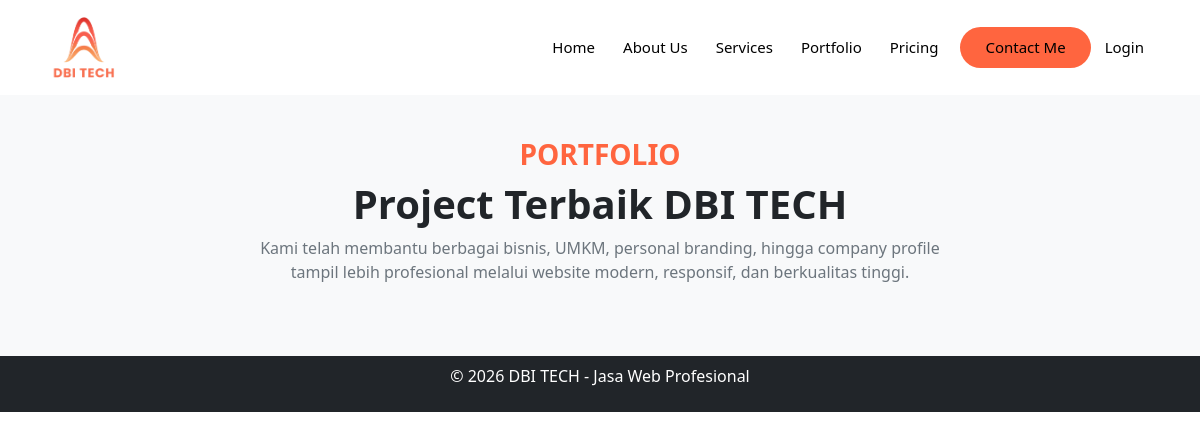
Before: /index.php?page=portfolio with the older database file.
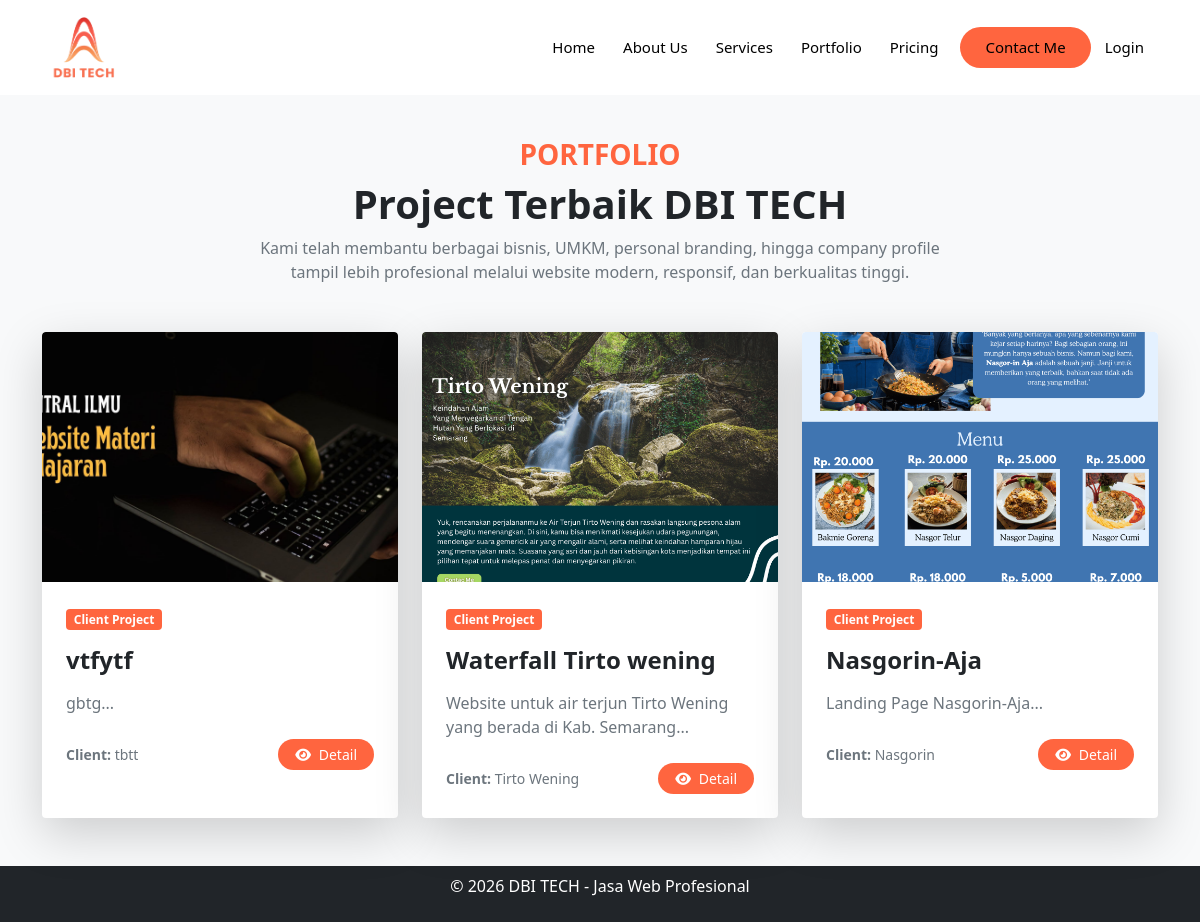
After: the same page with the newer database file.
### tables this page shows
CREATE TABLE `portfolio` (
  `id` int NOT NULL,
  `title` varchar(100) NOT NULL,
  `description` text,
  `image_url` varchar(255) DEFAULT NULL,
  `client_name` varchar(100) DEFAULT NULL,
  `created_at` timestamp NULL DEFAULT CURRENT_TIMESTAMP
);

### pages/portfolio.php (the view, shortened to what this page needs)
<?php
require_once 'config/database.php';
$stmt = $pdo->query("SELECT * FROM portfolio ORDER BY created_at DESC");
$portfolios = $stmt->fetchAll();
?>
<section class="portfolio-section py-5" style="background: #f8f9fa;">
    <div class="container">
        <div class="text-center mb-5">
            <h3 class="fw-bold text-uppercase" style="color: #FF653F;">Portfolio</h3>
            <h1 class="fw-bold mt-2">Project Terbaik DBI TECH</h1>
            <p class="text-muted mx-auto" style="max-width: 700px;">
                Kami telah membantu berbagai bisnis, UMKM, personal branding,
                hingga company profile tampil lebih profesional melalui website
                modern, responsif, dan berkualitas tinggi.
            </p>
        </div>
        <div class="row g-4">
            <?php foreach($portfolios as $portfolio): ?>
            <div class="col-md-6 col-lg-4">
                <div class="card border-0 shadow-lg rounded-4 overflow-hidden portfolio-card h-100">
                    <div class="portfolio-img">
                        <img
                            src="assets/images/<?php echo $portfolio['image_url']; ?>"
                            class="card-img-top"
                            alt="<?php echo htmlspecialchars($portfolio['title']); ?>"
                        >
                    </div>
                    <div class="card-body p-4">
                        <span class="badge mb-3" style="background-color: #FF653F;">
                            Client Project
                        </span>
                        <h4 class="fw-bold mb-3">
                            <?php echo htmlspecialchars($portfolio['title']); ?>
                        </h4>
                        <p class="text-muted">
                            <?php echo htmlspecialchars(substr($portfolio['description'], 0, 100)); ?>...
                        </p>
                        <div class="d-flex justify-content-between align-items-center mt-4">
                            <small class="text-muted">
                                <strong>Client:</strong>
                                <?php echo htmlspecialchars($portfolio['client_name']); ?>
                            </small>
                            <button type="button"
                                    class="btn btn-sm rounded-pill px-3 text-white" style="background-color: #FF653F;"
                                    data-bs-toggle="modal"
                                    data-bs-target="#portfolioModal<?php echo $portfolio['id']; ?>">
                                <i class="fas fa-eye me-1"></i> Detail
                            </button>
                        </div>
                    </div>
                </div>
            </div>
            <?php endforeach; ?>
        </div>
    </div>
</section>
<link rel="stylesheet" href="https://cdnjs.cloudflare.com/ajax/libs/font-awesome/6.0.0/css/all.min.css">

### includes/header.php (shortened to what this page needs)
<!DOCTYPE html>
<html lang="id">
<head>
    <link href="https://cdn.jsdelivr.net/npm/bootstrap@5.1.3/dist/css/bootstrap.min.css" rel="stylesheet">
    <link rel="stylesheet" href="https://cdnjs.cloudflare.com/ajax/libs/font-awesome/6.0.0/css/all.min.css">
</head>
<body>
<nav id="mainNavbar" class="navbar navbar-expand-lg fixed-top">
    <div class="container">
        <img src="img/logo1dbi.png" alt="Logo DBI" style="height: 75px; width: auto;">
        <div class="collapse navbar-collapse" id="navbarNav">
            <ul class="navbar-nav ms-auto align-items-center">
                <li class="nav-item">
                    <a class="nav-link" href="index.php?page=home">Home</a>
                </li>
                <li class="nav-item">
                    <a class="nav-link" href="index.php?page=about">About Us</a>
                </li>
                <li class="nav-item">
                    <a class="nav-link" href="index.php?page=services">Services</a>
                </li>
                <li class="nav-item">
                    <a class="nav-link" href="index.php?page=portfolio">Portfolio</a>
                </li>
                <li class="nav-item">
                    <a class="nav-link" href="index.php?page=pricing">Pricing</a>
                </li>
                <li class="nav-item">
                    <a class="nav-link btn text-white px-4 rounded-pill ms-2" style="background-color: #FF653F;"
                        href="index.php?page=contact">
                        Contact Me
                    </a>
                </li>
                <?php if(isset($_SESSION['user_id'])): ?>
                    <li class="nav-item">
                        <a class="nav-link" href="admin/dashboard.php">Dashboard</a>
                    </li>
                    <li class="nav-item">
                        <a class="nav-link" href="logout.php">
                            Logout (<?php echo $_SESSION['username']; ?>)
                        </a>
                    </li>
                <?php else: ?>
                    <li class="nav-item">
                        <a class="nav-link" href="login.php">Login</a>
                    </li>
                <?php endif; ?>
            </ul>
        </div>
    </div>
</nav>
<div class="main-content">
</div>
</body>
</html>

### index.php (shortened to what this page needs)
<?php
$page = isset($_GET['page']) ? $_GET['page'] : 'home';
include 'includes/header.php';
$page_file = "pages/$page.php";
if(file_exists($page_file)) {
    include $page_file;
} else {
    include 'pages/home.php';
}
include 'includes/footer.php';
?>

### includes/footer.php (shortened to what this page needs)
<footer class="bg-dark text-white text-center py-2">
    <div class="container">
        <p>&copy; 2026 DBI TECH - Jasa Web Profesional</p>
    </div>
</footer>
</body>
</html>

### includes/header.php (style rules this page uses)
#mainNavbar { background: #ffffff; padding: 10px 0; transition: all 0.4s ease; z-index: 999; }
#mainNavbar img { height: 45px; width: auto; }
#mainNavbar .nav-link { color: #000 !important; font-weight: 500; font-size: 15px; padding: 8px 14px; }
.main-content { padding-top: 90px; }

### pages/portfolio.php (style rules this page uses)
.portfolio-card { transition: 0.3s ease; cursor: pointer; }
.portfolio-img { overflow: hidden; }
.portfolio-img img { height: 250px; width: 100%; object-fit: cover; transition: 0.4s ease; }

Changed rows visible on the page:
added portfolio: image_url (picture), title "vtfytf", description "gbtg", client_name "tbtt"
added portfolio: image_url (picture), title "Waterfall Tirto wening", description "Website untuk air terjun Tirto Wening yang berada di Kab. Semarang", client_name "Tirto Wening"
added portfolio: image_url (picture), title "Nasgorin-Aja", description "Landing Page Nasgorin-Aja", client_name "Nasgorin"
